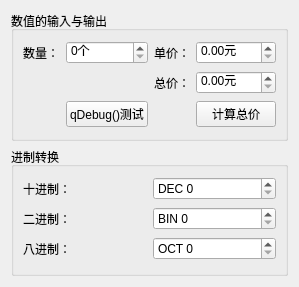
<?xml version="1.0" encoding="UTF-8"?>
<ui version="4.0">
 <class>Widget</class>
 <widget class="QWidget" name="Widget">
  <property name="geometry">
   <rect>
    <x>0</x>
    <y>0</y>
    <width>299</width>
    <height>287</height>
   </rect>
  </property>
  <property name="windowTitle">
   <string>Widget</string>
  </property>
  <layout class="QGridLayout" name="gridLayout_3">
   <item row="0" column="0">
    <widget class="QGroupBox" name="groupBox">
     <property name="title">
      <string>数值的输入与输出</string>
     </property>
     <layout class="QGridLayout" name="gridLayout">
      <item row="0" column="0">
       <widget class="QLabel" name="label">
        <property name="text">
         <string>数量：</string>
        </property>
       </widget>
      </item>
      <item row="0" column="1">
       <widget class="QSpinBox" name="textNum">
        <property name="suffix">
         <string>个</string>
        </property>
       </widget>
      </item>
      <item row="0" column="2">
       <widget class="QLabel" name="label_2">
        <property name="text">
         <string>单价：</string>
        </property>
       </widget>
      </item>
      <item row="1" column="2">
       <widget class="QLabel" name="label_3">
        <property name="text">
         <string>总价：</string>
        </property>
       </widget>
      </item>
      <item row="2" column="1">
       <widget class="QPushButton" name="btnQDebug">
        <property name="text">
         <string>qDebug()测试</string>
        </property>
       </widget>
      </item>
      <item row="2" column="3">
       <widget class="QPushButton" name="btnSum">
        <property name="text">
         <string>计算总价</string>
        </property>
       </widget>
      </item>
      <item row="0" column="3">
       <widget class="QDoubleSpinBox" name="textPrice">
        <property name="prefix">
         <string/>
        </property>
        <property name="suffix">
         <string>元</string>
        </property>
        <property name="singleStep">
         <double>0.250000000000000</double>
        </property>
        <property name="stepType">
         <enum>QAbstractSpinBox::DefaultStepType</enum>
        </property>
       </widget>
      </item>
      <item row="1" column="3">
       <widget class="QDoubleSpinBox" name="textSum">
        <property name="prefix">
         <string/>
        </property>
        <property name="suffix">
         <string>元</string>
        </property>
       </widget>
      </item>
     </layout>
    </widget>
   </item>
   <item row="1" column="0">
    <widget class="QGroupBox" name="groupBox_2">
     <property name="title">
      <string>进制转换</string>
     </property>
     <layout class="QGridLayout" name="gridLayout_2">
      <item row="0" column="0">
       <widget class="QLabel" name="label_4">
        <property name="text">
         <string>十进制：</string>
        </property>
       </widget>
      </item>
      <item row="0" column="1">
       <widget class="QSpinBox" name="textDEC">
        <property name="suffix">
         <string/>
        </property>
        <property name="prefix">
         <string>DEC </string>
        </property>
        <property name="singleStep">
         <number>1</number>
        </property>
       </widget>
      </item>
      <item row="1" column="0">
       <widget class="QLabel" name="label_5">
        <property name="text">
         <string>二进制：</string>
        </property>
       </widget>
      </item>
      <item row="1" column="1">
       <widget class="QSpinBox" name="textBIN">
        <property name="prefix">
         <string>BIN </string>
        </property>
        <property name="displayIntegerBase">
         <number>2</number>
        </property>
       </widget>
      </item>
      <item row="2" column="0">
       <widget class="QLabel" name="label_6">
        <property name="text">
         <string>八进制：</string>
        </property>
       </widget>
      </item>
      <item row="2" column="1">
       <widget class="QSpinBox" name="textOCT">
        <property name="prefix">
         <string>OCT </string>
        </property>
        <property name="displayIntegerBase">
         <number>8</number>
        </property>
       </widget>
      </item>
     </layout>
    </widget>
   </item>
  </layout>
 </widget>
 <resources/>
 <connections/>
</ui>
